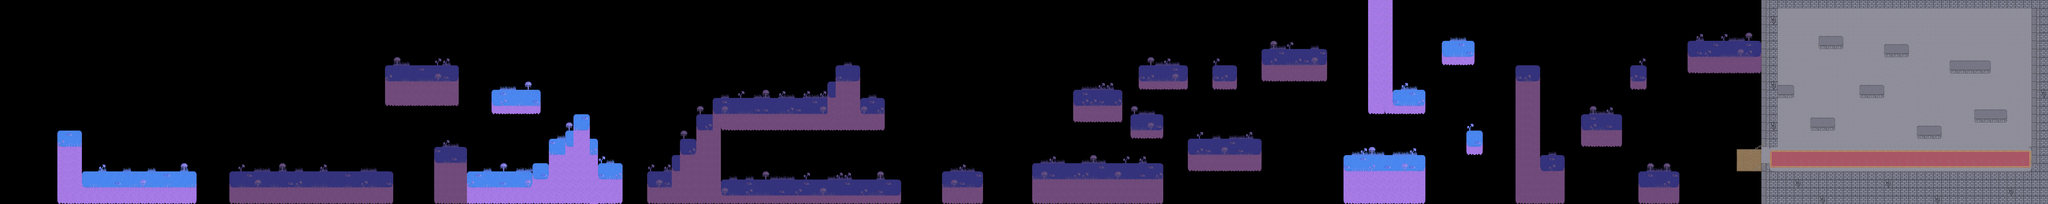

Below is a game level as drawn by its tile map, then a one-line description and the .tmx that defines it (tile-layer data replaced by summaries):
An orthogonal 250x25 tile map with 32x32 px tiles, 5 tile layers (decorchateau, wall, sol, deco, ...), 1 hidden layer not drawn and 38 objects (Boss1, Boss2, Boss3, Item1, Item2, ...).

<map version="1.4" tiledversion="1.4.2" orientation="orthogonal" renderorder="right-down" width="250" height="25" tilewidth="32" tileheight="32" infinite="0" nextlayerid="17" nextobjectid="58">
 <editorsettings>
  <export target="Niveau.json" format="json" />
 </editorsettings>
 <tileset firstgid="1" name="tiledset" tilewidth="32" tileheight="32" tilecount="392" columns="28">
  <image source="../tilesets/tiledset.png" width="896" height="448" />
 </tileset>
 <layer id="3" name="Calque de Tuiles 2" width="250" height="25" visible="0">
  <data>[6250 cells, 0 non-empty, 0 distinct tile ids]</data>
 </layer>
 <layer id="15" name="decorchateau" width="250" height="25">
  <data>[6250 cells, 530 non-empty, 1 distinct tile ids]</data>
 </layer>
 <layer id="5" name="wall" width="250" height="25">
  <data>[6250 cells, 1190 non-empty, 32 distinct tile ids]</data>
 </layer>
 <layer id="9" name="sol" width="250" height="25">
  <data>[6250 cells, 333 non-empty, 27 distinct tile ids]</data>
 </layer>
 <layer id="11" name="deco" width="250" height="25">
  <data>[6250 cells, 204 non-empty, 8 distinct tile ids]</data>
 </layer>
 <layer id="12" name="deco2" width="250" height="25">
  <data>[6250 cells, 153 non-empty, 8 distinct tile ids]</data>
 </layer>
 <objectgroup id="8" name="Boss" visible="0">
  <object id="26" name="Boss1" x="7140" y="134.333">
   <point />
  </object>
  <object id="27" name="Boss2" x="7537.33" y="486">
   <point />
  </object>
  <object id="28" name="Boss3" x="7743" y="227.333">
   <point />
  </object>
 </objectgroup>
 <objectgroup id="4" name="Item" visible="0">
  <object id="7" name="Item1" x="5125.58" y="190.606">
   <point />
  </object>
  <object id="8" name="Item2" x="2877.59" y="687.258">
   <point />
  </object>
  <object id="9" name="Item3" x="1569.77" y="253.106">
   <point />
  </object>
 </objectgroup>
 <objectgroup id="7" name="Ennemie1" visible="0">
  <object id="14" x="1135.23" y="557.746">
   <point />
  </object>
  <object id="15" x="1456.57" y="503.413">
   <point />
  </object>
  <object id="16" x="3625.57" y="287.08">
   <point />
  </object>
  <object id="17" x="3744" y="564">
   <point />
  </object>
  <object id="18" x="4307" y="562">
   <point />
  </object>
  <object id="19" x="4724" y="162">
   <point />
  </object>
  <object id="20" x="6503.67" y="547.667">
   <point />
  </object>
  <object id="21" x="6164" y="208">
   <point />
  </object>
  <object id="22" x="6496" y="104">
   <point />
  </object>
  <object id="57" x="6624" y="416">
   <point />
  </object>
 </objectgroup>
 <objectgroup id="13" name="Ennemie2">
  <object id="29" x="1345.33" y="682.667">
   <point />
  </object>
  <object id="30" x="1790.67" y="580.333">
   <point />
  </object>
  <object id="31" x="1706.33" y="264">
   <point />
  </object>
  <object id="32" x="2941" y="378.333">
   <point />
  </object>
  <object id="36" x="4268" y="314.667">
   <point />
  </object>
  <object id="37" x="4768" y="546.667">
   <point />
  </object>
  <object id="38" x="6270" y="447.333">
   <point />
  </object>
  <object id="40" x="6690.66" y="153.667">
   <point />
  </object>
 </objectgroup>
 <objectgroup id="14" name="Ennemie3">
  <object id="41" x="1030" y="672">
   <point />
  </object>
  <object id="42" x="3119.33" y="381">
   <point />
  </object>
  <object id="43" x="2980" y="716">
   <point />
  </object>
  <object id="44" x="3174" y="713">
   <point />
  </object>
  <object id="45" x="3393" y="710">
   <point />
  </object>
  <object id="46" x="3332.67" y="236.333">
   <point />
  </object>
  <object id="48" x="3759" y="678">
   <point />
  </object>
  <object id="49" x="4168" y="642.333">
   <point />
  </object>
  <object id="50" x="4368.67" y="640.833">
   <point />
  </object>
  <object id="52" x="4542" y="209">
   <point />
  </object>
  <object id="53" x="5033" y="192">
   <point />
  </object>
  <object id="54" x="6072" y="610">
   <point />
  </object>
  <object id="55" x="6810.67" y="158.333">
   <point />
  </object>
  <object id="56" x="6477" y="682">
   <point />
  </object>
 </objectgroup>
</map>